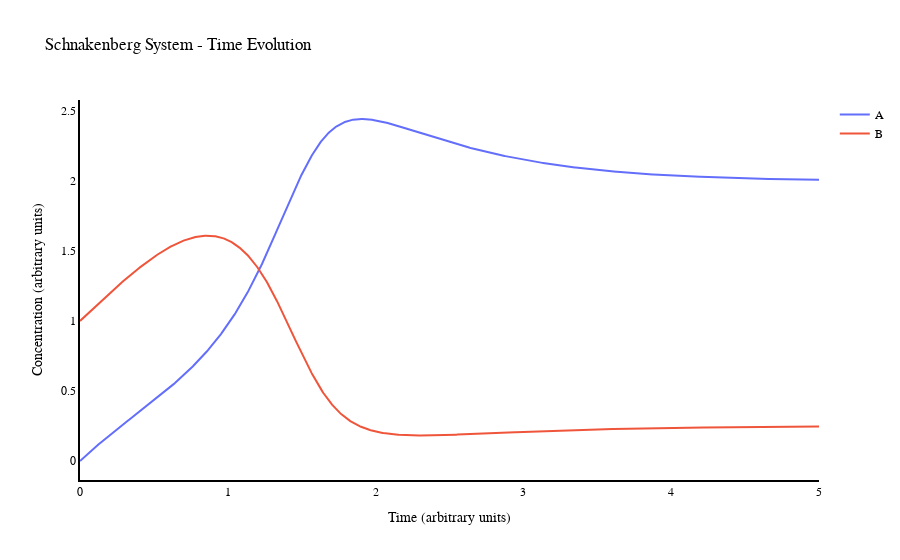

Notebook cell for this chart:
### Code cell
import plotly.graph_objects as go
from plotly.graph_objects import Layout

# Set layout with background color you want (rgba values)
layout = Layout(plot_bgcolor='rgba(0,0,0,0)')

# Use that layout here
fig = go.Figure(layout=layout)
fig.add_trace(go.Scatter(
    x=t_values, y=state_values[0], name='A'
))
fig.add_trace(go.Scatter(
    x=t_values, y=state_values[1], name='B'
))

fig.update_layout(title='Schnakenberg System - Time Evolution',
                  yaxis_title = 'Concentration (arbitrary units)',
                  xaxis_title ='Time (arbitrary units)',
                  font=dict(family="Arial", size=12, color="Black"))
 

# Change grid color and axis colors
fig.update_xaxes(showline=True, linewidth=2, linecolor='black')#, gridcolor='Black
fig.update_yaxes(showline=True, linewidth=2, linecolor='black')#, gridcolor='Black
fig.show()

### Figure 1 — Plotly figure (JSON) as saved in the notebook; plotly's stock layout.template omitted (floating-point values rounded to 4 significant figures; data arrays with more than 128 entries replaced by an {"elided": "..."} marker saying what was removed)
{"data": [{"name": "A", "type": "scatter", "x": {"elided": "1000 float values"}, "y": {"elided": "1000 float values"}}, {"name": "B", "type": "scatter", "x": {"elided": "1000 float values"}, "y": {"elided": "1000 float values"}}], "layout": {"autosize": true, "font": {"color": "Black", "family": "Arial", "size": 12}, "plot_bgcolor": "rgba(0, 0, 0, 0)", "title": {"text": "Schnakenberg System - Time Evolution"}, "xaxis": {"autorange": true, "linecolor": "black", "linewidth": 2, "range": [0, 5], "showline": true, "title": {"text": "Time (arbitrary units)"}, "type": "linear"}, "yaxis": {"autorange": true, "linecolor": "black", "linewidth": 2, "range": [-0.1357, 2.577], "showline": true, "title": {"text": "Concentration (arbitrary units)"}, "type": "linear"}}}
